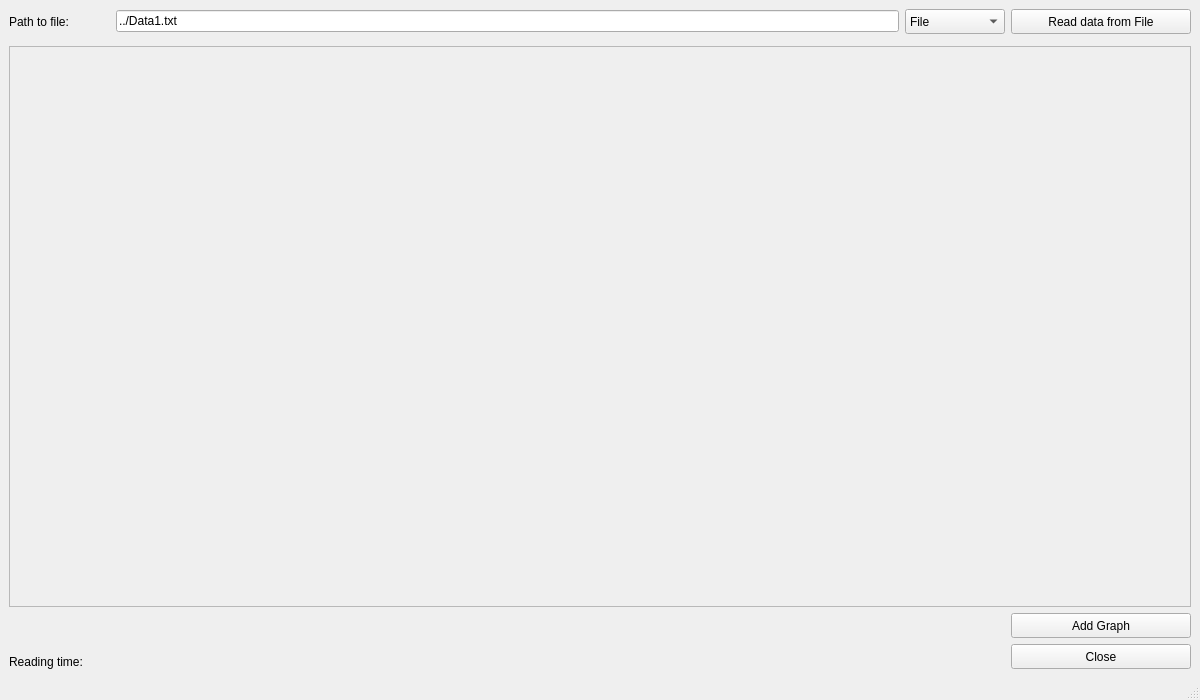
<?xml version="1.0" encoding="UTF-8"?>
<ui version="4.0">
 <class>MainWindow</class>
 <widget class="QMainWindow" name="MainWindow">
  <property name="geometry">
   <rect>
    <x>0</x>
    <y>0</y>
    <width>1200</width>
    <height>700</height>
   </rect>
  </property>
  <property name="minimumSize">
   <size>
    <width>1200</width>
    <height>700</height>
   </size>
  </property>
  <property name="windowTitle">
   <string>MainWindow</string>
  </property>
  <widget class="QWidget" name="centralwidget">
   <layout class="QGridLayout" name="gridLayout">
    <item row="5" column="4" rowspan="2">
     <widget class="QPushButton" name="btnClose">
      <property name="minimumSize">
       <size>
        <width>180</width>
        <height>25</height>
       </size>
      </property>
      <property name="maximumSize">
       <size>
        <width>180</width>
        <height>25</height>
       </size>
      </property>
      <property name="sizeIncrement">
       <size>
        <width>1</width>
        <height>1</height>
       </size>
      </property>
      <property name="text">
       <string>Close</string>
      </property>
     </widget>
    </item>
    <item row="5" column="2" rowspan="2" colspan="2">
     <spacer name="horizontalSpacer_2">
      <property name="orientation">
       <enum>Qt::Horizontal</enum>
      </property>
      <property name="sizeHint" stdset="0">
       <size>
        <width>800</width>
        <height>22</height>
       </size>
      </property>
     </spacer>
    </item>
    <item row="0" column="1" colspan="2">
     <widget class="QLineEdit" name="lePath">
      <property name="text">
       <string>../Data1.txt</string>
      </property>
     </widget>
    </item>
    <item row="6" column="0">
     <widget class="QLabel" name="lblRT">
      <property name="minimumSize">
       <size>
        <width>101</width>
        <height>0</height>
       </size>
      </property>
      <property name="maximumSize">
       <size>
        <width>101</width>
        <height>16777215</height>
       </size>
      </property>
      <property name="text">
       <string>Reading time:</string>
      </property>
     </widget>
    </item>
    <item row="0" column="4">
     <widget class="QPushButton" name="btnRdDt">
      <property name="minimumSize">
       <size>
        <width>180</width>
        <height>25</height>
       </size>
      </property>
      <property name="maximumSize">
       <size>
        <width>180</width>
        <height>25</height>
       </size>
      </property>
      <property name="sizeIncrement">
       <size>
        <width>1</width>
        <height>1</height>
       </size>
      </property>
      <property name="text">
       <string>Read data from File</string>
      </property>
     </widget>
    </item>
    <item row="0" column="0">
     <widget class="QLabel" name="lblPath">
      <property name="minimumSize">
       <size>
        <width>85</width>
        <height>17</height>
       </size>
      </property>
      <property name="maximumSize">
       <size>
        <width>85</width>
        <height>17</height>
       </size>
      </property>
      <property name="sizeIncrement">
       <size>
        <width>1</width>
        <height>1</height>
       </size>
      </property>
      <property name="text">
       <string>Path to file:</string>
      </property>
     </widget>
    </item>
    <item row="3" column="0" colspan="4">
     <spacer name="horizontalSpacer">
      <property name="orientation">
       <enum>Qt::Horizontal</enum>
      </property>
      <property name="sizeHint" stdset="0">
       <size>
        <width>993</width>
        <height>22</height>
       </size>
      </property>
     </spacer>
    </item>
    <item row="0" column="3">
     <widget class="QComboBox" name="comboBox">
      <property name="minimumSize">
       <size>
        <width>100</width>
        <height>25</height>
       </size>
      </property>
      <property name="maximumSize">
       <size>
        <width>100</width>
        <height>25</height>
       </size>
      </property>
      <property name="sizeIncrement">
       <size>
        <width>1</width>
        <height>1</height>
       </size>
      </property>
      <item>
       <property name="text">
        <string>File</string>
       </property>
      </item>
      <item>
       <property name="text">
        <string>Server</string>
       </property>
      </item>
     </widget>
    </item>
    <item row="3" column="4">
     <widget class="QPushButton" name="btnAddGraph">
      <property name="minimumSize">
       <size>
        <width>180</width>
        <height>25</height>
       </size>
      </property>
      <property name="maximumSize">
       <size>
        <width>180</width>
        <height>25</height>
       </size>
      </property>
      <property name="sizeIncrement">
       <size>
        <width>1</width>
        <height>1</height>
       </size>
      </property>
      <property name="text">
       <string>Add Graph</string>
      </property>
     </widget>
    </item>
    <item row="2" column="0" colspan="5">
     <widget class="QScrollArea" name="scrollArea">
      <property name="widgetResizable">
       <bool>true</bool>
      </property>
      <widget class="QWidget" name="scrollAreaWidgetContents">
       <property name="geometry">
        <rect>
         <x>0</x>
         <y>0</y>
         <width>1180</width>
         <height>527</height>
        </rect>
       </property>
      </widget>
     </widget>
    </item>
    <item row="6" column="1">
     <widget class="QLabel" name="lblRdTm">
      <property name="minimumSize">
       <size>
        <width>80</width>
        <height>0</height>
       </size>
      </property>
      <property name="maximumSize">
       <size>
        <width>80</width>
        <height>16777215</height>
       </size>
      </property>
      <property name="text">
       <string/>
      </property>
     </widget>
    </item>
    <item row="1" column="0">
     <widget class="QWidget" name="serverBrowser" native="true"/>
    </item>
   </layout>
  </widget>
  <widget class="QMenuBar" name="menubar">
   <property name="geometry">
    <rect>
     <x>0</x>
     <y>0</y>
     <width>1200</width>
     <height>22</height>
    </rect>
   </property>
  </widget>
  <widget class="QStatusBar" name="statusbar"/>
 </widget>
 <resources/>
 <connections/>
</ui>
